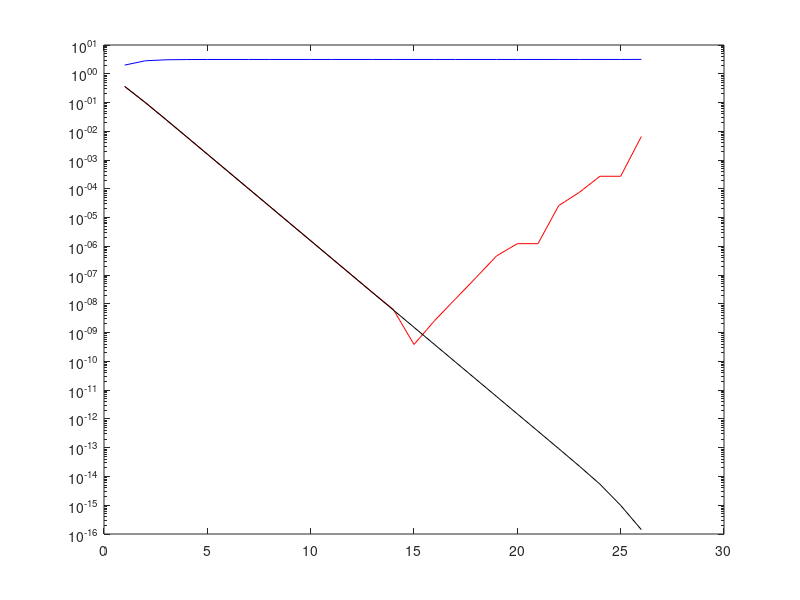

This chart was generated by the following MATLAB code:
clc
clear all

n = 26;
b = 2;
s = 1;
A = [];
Er = [];

Aott = [];
sott = s;
Erott = [];
x = linspace(1,n, n);

for i=2:n+1
    A = [A, b * s];
    Er = [Er, (abs(pi - A(i-1))/abs(pi))];
    
    Aott = [Aott, sott*b];
    Erott = [Erott, (abs(pi - Aott(i-1))/abs(pi))];
    
    s = sqrt((1-sqrt(1-s^2))/2);
    sott = sqrt((sott^2) / (2 * (1 + sqrt(1 - sott^2))));
    b = 2*b;
end
    
semilogy(x, A, 'b', x, Er, 'r', x, Erott, 'k')



